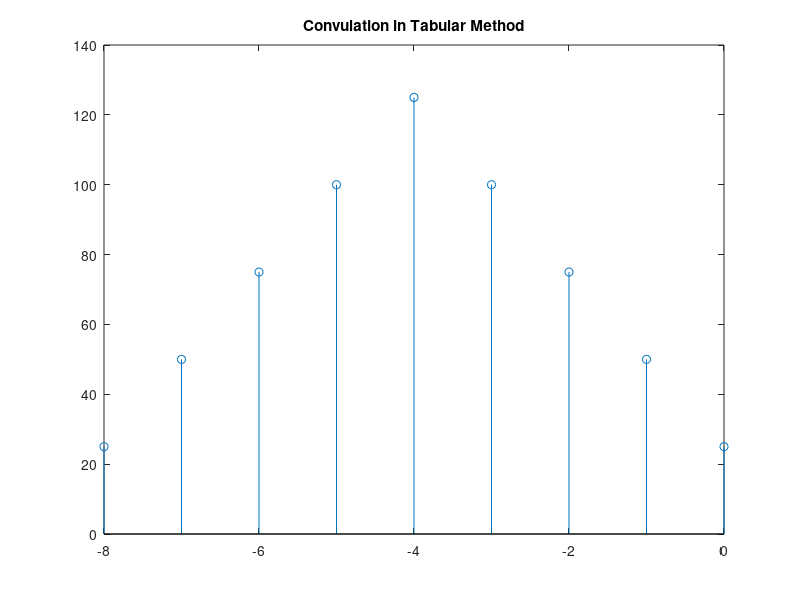

MATLAB code for this plot:
clc;
clear all;
close all;

m = input ('Input the length x(n) : ');
for i=1:1:m
    fprintf('Values of x(%d): ',i);
    x(i)=input('');
end
xzero = input ('Zero index of x(n) : ');

n = input ('Input the length of h(n) : ');
for i=1:1:n
    fprintf('Values of h(%d): ',i);
    h(i)=input('');
end
hzero = input ('Zero index of h(n) : ');

total = n+m-1;
start = -hzero -xzero+2;
stop = total + start - 1;

fprintf('Total values: %d\n',total);
fprintf('Start Index: %d\n',start);
fprintf('Stop Index: %d\n',stop);

for i=n+1:1:total
    h(i)=0;
end
for i=m+1:1:total
    x(i)=0;
end

for i=1:1:total
    fprintf('%d ',x(i));
end
fprintf('\n\n');
for i=1:1:total
    fprintf('%d ',h(i));
end
fprintf('\n\n');

for i=1:1:total
    for j=1:1:total
        xh(i,j) = x(i) * h(j);
    end
end

for i=1:1:total
    for j=1:1:total
       fprintf('%d ',xh(i,j));
    end
fprintf('\n');
end

fprintf('\n\n');
for i=1:1:total
    ans(i)=0;
end

for stp=1:1:total
    j=1;
    for i=stp:-1:1
        ans(stp) = ans(stp) + xh(i,j);
        j=j+1;
    end
end
for i=1:1:total
    fprintf('%3d',ans(i));
end
fprintf('\n');

for i=start:1:stop
    if(i==0)
       fprintf(' ^');
    else
       fprintf('   ');
    end
end
fprintf('\n\n');
figure;
j=start;
for i=1:1:total
y(i) = j;
j=j+1;
end

stem(y,ans);
title('Convulation in Tabular Method');